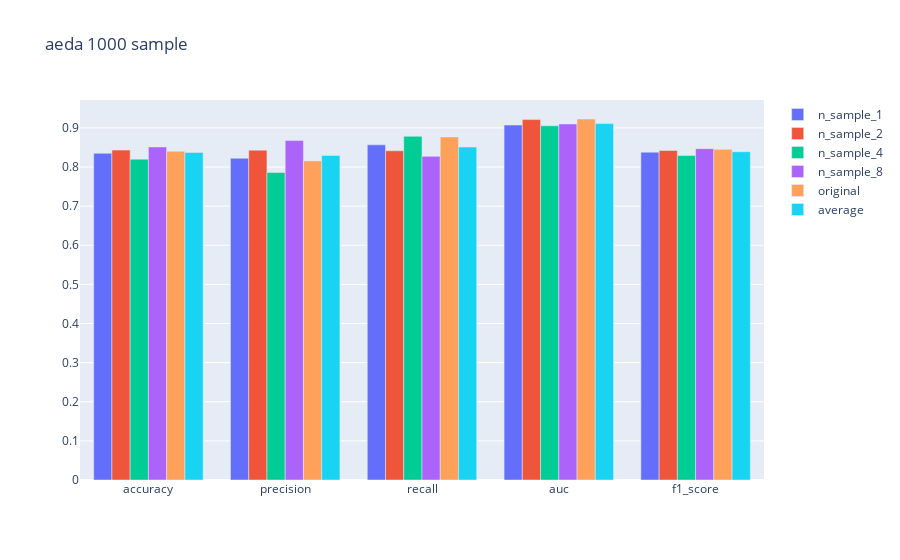

Here is the notebook cell this chart was saved with:
### Code cell
vis(eda, 'aeda 1000 sample')

### Figure 1 — Plotly figure (JSON) as saved in the notebook; plotly's stock layout.template omitted (floating-point values rounded to 4 significant figures)
{"data": [{"name": "n_sample_1", "type": "bar", "x": ["accuracy", "precision", "recall", "auc", "f1_score"], "y": [0.8352, 0.8225, 0.8567, 0.9073, 0.838]}, {"name": "n_sample_2", "type": "bar", "x": ["accuracy", "precision", "recall", "auc", "f1_score"], "y": [0.8433, 0.8432, 0.8416, 0.9213, 0.8423]}, {"name": "n_sample_4", "type": "bar", "x": ["accuracy", "precision", "recall", "auc", "f1_score"], "y": [0.8201, 0.786, 0.8785, 0.9055, 0.8294]}, {"name": "n_sample_8", "type": "bar", "x": ["accuracy", "precision", "recall", "auc", "f1_score"], "y": [0.8514, 0.8676, 0.8274, 0.9101, 0.847]}, {"name": "original", "type": "bar", "x": ["accuracy", "precision", "recall", "auc", "f1_score"], "y": [0.8403, 0.8157, 0.877, 0.9228, 0.8453]}, {"name": "average", "type": "bar", "x": ["accuracy", "precision", "recall", "auc", "f1_score"], "y": [0.8375, 0.8298, 0.8511, 0.9111, 0.8392]}], "layout": {"title": {"text": "aeda 1000 sample"}}}
